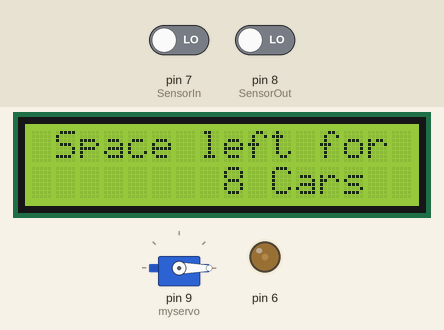
Bench run of a sketch on a simulated Arduino Uno, built with avr-gcc and run on an emulated ATmega328P. Parts: servo, 16×2 character LCD, output pins drawn as LEDs (lit = HIGH). Inputs (shaded band) come from the test bench; at power-on: pin 7 (SensorIn) LOW, pin 8 (SensorOut) LOW. EEPROM starts erased.

Above: at 1.2 s.
1.3 s: pin 7 (SensorIn) driven HIGH
At 3.0 s:
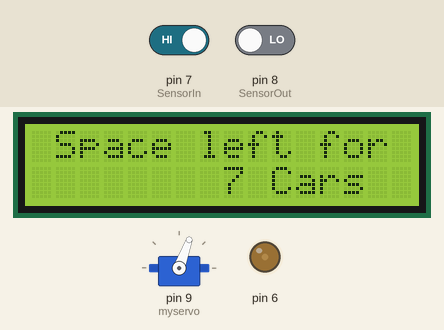
4.3 s: pin 7 (SensorIn) driven LOW
5.9 s: pin 8 (SensorOut) driven HIGH
At 7.7 s:
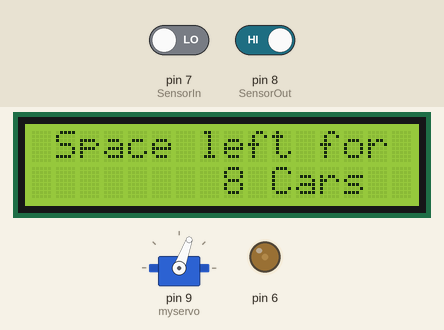
Timing chart, 0 to 14.0 s (numbered marks = the images above; inputs shaded):
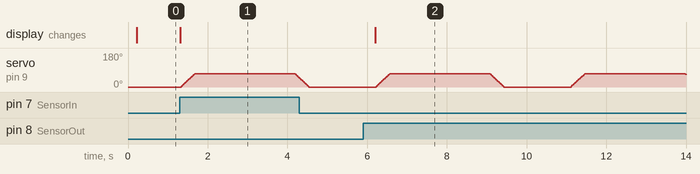

The sketch:

PARKING_LOT_FINAL_CODE.ino
```cpp
/*
  2 IR Proximity Sensors, a servo and LCD and  interface code
  Opens a barrier gate using a Servo when a car is detected, else off.
     Automatic Parking Lot
     When Parking space has been completely filled, the barrier gate opens
     only for exit and 'no entry'
 Demonstrates the use a 16x2 LCD display.  The LiquidCrystal
 library works with all LCD displays that are compatible with the
 Hitachi HD44780 driver. There are many of them out there, and you
 can usually tell them by the 16-pin interface.

 This sketch prints "Space Left for : " along
 with remaining cars to the LCD

  The circuit:
 * LCD RS pin to digital pin 12
 * LCD Enable pin to digital pin 11
 * LCD D4 pin to digital pin 5
 * LCD D5 pin to digital pin 4
 * LCD D6 pin to digital pin 3
 * LCD D7 pin to digital pin 2
 * LCD R/W pin to ground
 * LCD VSS pin to ground
 * LCD VCC pin to 5V
 * 10K resistor:
 * ends to +5V and ground
 * wiper to LCD VO pin (pin 3)

There will be no problem if the power is lost for a short time as
EEPROM is used to store data.
  */

// include the library code:
#include <LiquidCrystal.h>
#include <Servo.h>
#include <EEPROM.h>
# define default_value 0xFF //Default value in EEPROM is 255 i.e. 0xFF
// initialize the library by associating any needed LCD interface pin
// with the arduino pin number it is connected to
 int contrast=40;
 int addr = 0; // to store value in EEPROM
 const int rs = 12, en = 11, d4 = 5, d5 = 4, d6 = 3, d7 = 2;
LiquidCrystal lcd(rs, en, d4, d5, d6, d7);
const int size=8;
int rem; // space remaining for cars
int pos;  // for position of servo
Servo myservo;  // create servo object to control a servo

const int SensorIn=7;  // YELLOW-WIRED Sensor for entrance (going in)
const int SensorOut=8;  // ORANGE-WIRED Sensor for exit

void setup() {
  // runs after each powerup or reset
 int pos=0;  // for position of servo
      // set up the LCD's number of columns and rows:
myservo.attach(9);  // attaches the servo on pin 9 to the servo object
myservo.write(pos);
analogWrite(6,contrast);
  lcd.begin(16, 2);
  // Print a message to the LCD.
  lcd.print("Welcome ......");
if(EEPROM.read(addr)!=default_value){
  rem=EEPROM.read(addr);
}
else {
  rem=size;
}
  //  Serial.begin(9600);
  //Pin 2 is connected to the output of proximity sensor
  pinMode(SensorOut,INPUT);
  pinMode(SensorIn,INPUT);

  }

void loop() {

   delay(150);  // wait for 150 ms
   lcd.clear();
   lcd.setCursor(1, 0);
   lcd.println("Space left for ");
   lcd.setCursor(8,1);
   if(rem<0) {rem=0;
   EEPROM.write(addr,rem);
   }
   lcd.print(rem);
   lcd.print(" Cars");
  if(rem==0&&digitalRead(SensorIn)==HIGH)
  {
 //Serial.print(Sorry !! No space left);
  //Serial.println("cars \n");
     lcd.clear();
   lcd.setCursor(1, 0);
   lcd.print("Sorry !! ");
   lcd.setCursor(8,1);
   lcd.print("No space left");
   delay(2500);
  }
  else if(digitalRead(SensorIn)==HIGH&&rem>0)      //Check the sensor output
  {
  /*digitalWrite(13, HIGH);   // set the LED on
  delay(700);
  Serial.print("Space available for:  \t");
  */
    rem--;
   EEPROM.write(addr,rem);
  //Serial.print(rem);
  //Serial.println("cars \n");
  lcd.clear();
   lcd.setCursor(1, 0);
   lcd.println("Space left for ");
   lcd.setCursor(8,1);
   lcd.print(rem);
   lcd.print(" Cars");

    for(; pos<=70; pos++)
  {
  myservo.write(pos);                  // sets the servo position according to the scaled value
  delay(5);                           // waits for the servo to get there
   }

  delay(2500);   // waits for car's entrance

  for(; pos>=0; pos--)
  {
  myservo.write(pos);                  // sets the servo position according to the scaled value
  delay(5);                           // waits for the servo to get there
   }
    delay(1500);


  }
  else if(digitalRead(SensorOut)==HIGH)
{
  rem++;
   EEPROM.write(addr,rem);
   lcd.clear();
   lcd.setCursor(1, 0);
   lcd.println("Space left for ");
   lcd.setCursor(8,1);
   if(rem>size){
    rem=size;
     EEPROM.write(addr,rem);
   }
   lcd.print(rem);
   lcd.print(" Cars");
    //Serial.print(rem);
  //Serial.println("cars \n");
  for(; pos<=70; pos++)
  {
  myservo.write(pos);                  // sets the servo position according to the scaled value
  delay(5);                           // waits for the servo to get there
   }
  delay(2500);   // waits for car's exit
  for(; pos>=0; pos--)
  {
  myservo.write(pos);                  // sets the servo position according to the scaled value
  delay(5);                           // waits for the servo to get there
  }
  delay(1500);
  }
  }
```

Measured:
- after the input at 1.3 s, servo on pin 9 (myservo): rises from 0° to 71° in 2.8 s, then falls to 47° in 0.12 s; the display: changes at once (image 1)
